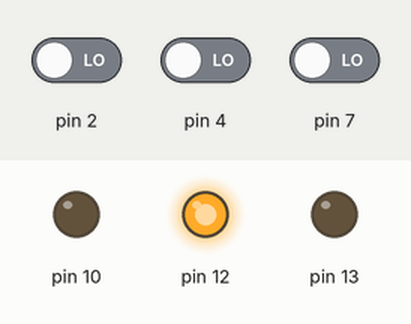
Recording of a sketch running on a simulated Arduino Uno, built with avr-gcc and run on an emulated ATmega328P. On the bench: output pins drawn as LEDs (lit = HIGH). Inputs (shaded band) come from the test bench; at power-on: pin 2 LOW, pin 4 LOW, pin 7 LOW.

Above: at 1.2 s.
1.3 s: pin 2 driven HIGH
At 2.5 s:
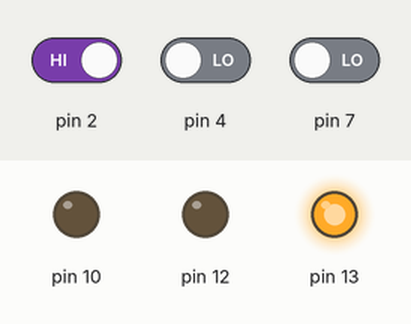
2.8 s: pin 4 driven HIGH
At 3.8 s:
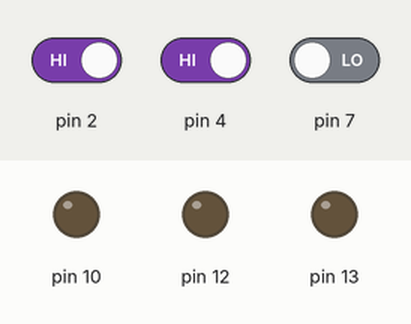
4.3 s: pin 7 driven HIGH
At 5.1 s:
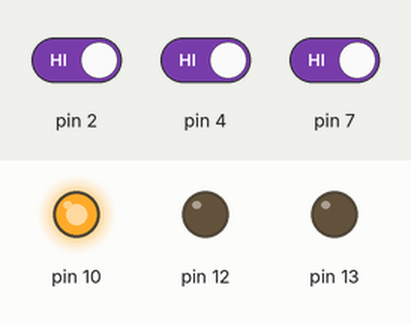
Timing chart, 0 to 7.3 s (numbered marks = the images above; inputs shaded):
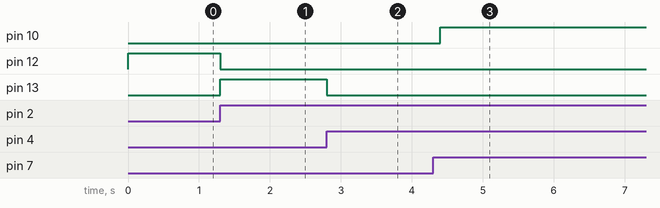

Measured:
- after the input at 1.3 s, pin 12: HIGH → LOW at once; pin 13: LOW → HIGH at once
- after the input at 2.8 s, pin 13: HIGH → LOW at once
- after the input at 4.3 s, pin 10: LOW → HIGH after 0.10 s

The sketch:

ArduinoCode.ino
```cpp
int sensor = 0;

int btn = 0;

int btn2 = 0;

int go = 0;

int locked = 0;

int waiting = 1;

int unlocked = 3;

int state = locked;


void setup()
{
  pinMode(2, INPUT);
  pinMode(4, INPUT);
  pinMode(7, INPUT);
  pinMode(12, OUTPUT);
  pinMode(13, OUTPUT);
  pinMode(10, OUTPUT);
}

void loop()
{
  sensor = digitalRead(2);
  btn = digitalRead(4);
  btn = digitalRead(7);
  boolean pushed = false;
  if (sensor == HIGH) {
    digitalWrite(12, LOW);
    if (state == locked) {
    	state = waiting;
    }
    while (state == waiting) {
      digitalWrite(13, HIGH);
      btn = digitalRead(4);
      btn2 = digitalRead(7);

      if (btn == HIGH) {
      	pushed = true;
      }

      if (pushed && btn2 == HIGH) {
      	state = unlocked;
      }

      if ((btn == HIGH || btn2 == HIGH) && state == waiting){
      	digitalWrite(13, LOW);
        delay(200);
        digitalWrite(13, HIGH);
      }//if-gul
    }//while not unlocked
  if (state == unlocked) {
      digitalWrite(13, LOW);
      digitalWrite(10, HIGH);
      delay(6000); // Wait for 6000 millisecond(s)
      digitalWrite(10, LOW);
    } //if-grønn
      }//if 1
  digitalWrite(12, HIGH);
}
```
